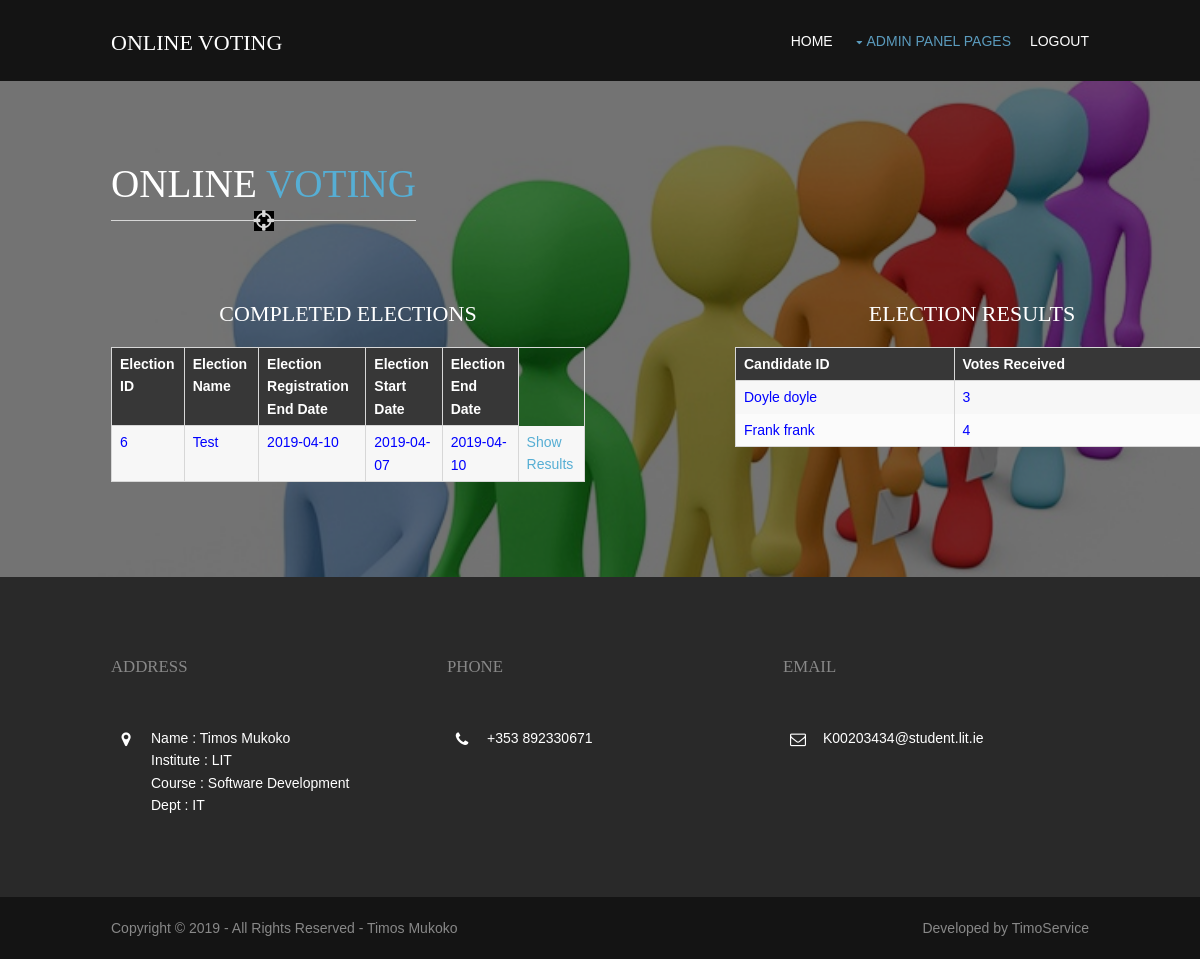
The page /admin/results.php?election_id=6 (signed in) on the database its author committed.
### tables this page shows
CREATE TABLE `tbelections` (
  `election_id` int(11) NOT NULL AUTO_INCREMENT,
  `election_name` varchar(255) NOT NULL,
  `reg_date` date NOT NULL,
  `start_date` date NOT NULL,
  `end_date` date NOT NULL,
  `status` enum('S','F','P','C') NOT NULL,
  PRIMARY KEY (`election_id`)
);

### admin/results.php (the view, shortened to what this page needs)
<?php
 $mysqli = new mysqli("localhost", "root", "", "poll3");
    ?>
<!DOCTYPE html>
<html>
<head>
<link href="layout/styles/layout.css" rel="stylesheet" type="text/css" media="all">
</head>
<body id="top">
<div class="wrapper row1">
  <header id="header" class="hoc clear">
    <div id="logo" class="fl_left">
      <h1><a href="index.php">ONLINE VOTING</a></h1>
    </div>
    <nav id="mainav" class="fl_right">
       <ul class="clear">
        <li ><a href="admin.php">Home</a></li>
        <li  class="active"><a class="drop" href="#">Admin Panel Pages</a>
        </li>
        <li><a href="logout.php">Logout</a></li>
      </ul>
    </nav>
  </header>
</div>
<div class="wrapper bgded overlay" style="background-image:url('images/demo/backgrounds/background1.jpg');">
  <section id="testimonials" class="hoc container clear">
    <h2 class="font-x3 uppercase btmspace-80 underlined"> Online <a href="#">Voting</a></h2>
    <ul class="nospace group">
      <li class="one_half first">
        <table border="0" width="100%" align="center">
            <CAPTION><h3>COMPLETED ELECTIONS</h3></CAPTION>
            <tr>
            <th>Election ID</th>
            <th>Election Name</th>
            <th>Election Registration End Date</th>
            <th>Election Start Date</th>
            <th>Election End Date</th>
            </tr>
            <?php
                $result = $mysqli->query("SELECT * FROM tbelections WHERE status = 'F'");
                while ($row = mysqli_fetch_array($result)){
                echo "<tr>";
                echo "<td style='color:#0000ff'>" . $row['election_id']."</td>";
                echo "<td style='color:#0000ff'>" . $row['election_name']."</td>";
                echo "<td style='color:#0000ff'>" . $row['reg_date']."</td>";
                echo "<td style='color:#0000ff'>" . $row['start_date']."</td>";
                echo "<td style='color:#0000ff'>" . $row['end_date']."</td>";
                echo '<td><a href="results.php?election_id=' . $row['election_id'] .'">Show Results</a></td>';
                echo "</tr>";
                }
            ?>
        </table>
      </li>
      <li class="one_half">
      <?php if (isset($_GET['election_id'])) {
       $election_id = $_GET['election_id'];
       $result = $mysqli->query("SELECT * FROM tbcandidates WHERE election_id = '$election_id'");
       $name = [];
       $votes = [];
       $i=-1;
       while ($row = mysqli_fetch_array($result)){
            $candidate = $row['candidate_id'];
            $election = $row['election_id'];
            $res = $mysqli->query("SELECT * FROM tbmembers WHERE member_id = '$candidate'");
            while ($r = mysqli_fetch_array($res)){
                $name[++$i] = $r['first_name'].' '.$r['last_name'];
            }
            $res2 = $mysqli->query("SELECT * FROM tbvote WHERE election_id = '$election' AND candidate_id = '$candidate'");
            $votes[$i] = mysqli_num_rows($res2);
        }
        ?><table border="0" width="100%" align="center" style="margin-left: 120px">
            <CAPTION><h3>ELECTION RESULTS</h3></CAPTION>
            <tr>
            <th>Candidate ID</th>
            <th>Votes Received</th>
            </tr>
            <?php
                for($j=0;$j<=$i;$j++){
                    echo "<tr>";
                    echo "<td style='color:#0000ff'>" . $name[$j]."</td>";
                    echo "<td style='color:#0000ff'>" . $votes[$j]."</td>";
                    echo "</tr>";
                }
            ?>
        </table>
        <?php } ?>
      </li>
    </ul>
  </section>
</div>
<?php include 'footer.php'; ?>

### admin/layout/styles/layout.css (style rules this page uses)
#header { padding:30px 0 0 0; }
#header #logo h1 { margin:0; padding:0; font-size:22px; text-transform:uppercase; }
.container { padding:80px 0; }
#testimonials li:last-child { margin-bottom:0; }
*, *::before, *::after { transition:all .3s ease-in-out; }
nav ul, nav ol { margin:0; padding:0; list-style:none; }
#mainav, #breadcrumb, .sidebar nav { line-height:normal; }
#mainav .drop::after, #mainav li li .drop::after, #breadcrumb li a::after, .sidebar nav a::after { position:absolute; font-family:"FontAwesome"; font-size:10px; line-height:10px; }
#mainav ul.clear { margin-top:3px; }
#mainav ul { text-transform:uppercase; }
#mainav li { display:inline-block; position:relative; margin:0 15px 0 0; padding:0; }
#mainav li:last-child { margin-right:0; }
#mainav li a { display:block; padding:0 0 32px 0; }
#mainav .drop { padding-left:15px; }
#mainav .drop::after, #mainav li li .drop::after { content:"\f0d7"; }
#mainav .drop::after { top:5px; left:5px; }
table, th, td { border:1px solid; border-collapse:collapse; vertical-align:top; }
table, th { table-layout:auto; }
table { width:100%; margin-bottom:15px; }
th, td { padding:5px 8px; }
td { border-width:0 1px; }
body { color:#888888; background-color:#141414; }
a { color:#56AED4; }
.overlay { color:#FFFFFF; background-color:inherit; }
.overlay::after { color:inherit; background-color:rgba(0,0,0,.55); }
.underlined::before { background-color:#D7D7D7; }
.underlined::after { color:#D7D7D7; background-color:#FFFFFF; }
.bgded .underlined::after { background-color:#000000; }
.row1 { color:#FFFFFF; background-color:#141414; }
#header #logo * { color:inherit; }
#mainav li a { color:inherit; }
#mainav .active a, #mainav a:hover, #mainav li:hover > a { color:#5B9BBD; background-color:inherit; }
table, th, td, #comments .avatar, #comments input, #comments textarea { border-color:#D7D7D7; }
th { color:#FFFFFF; background-color:#373737; }
tr, #comments li, #comments input[type="submit"], #comments input[type="reset"] { color:inherit; background-color:#FBFBFB; }
tr:nth-child(even), #comments li:nth-child(even) { color:inherit; background-color:#F7F7F7; }
table a, #comments a { background-color:inherit; }
@media screen and (min-width:978px) { .hoc { max-width:978px; } }

### admin/layout/styles/framework.css (style rules this page uses)
html { overflow-y:scroll; overflow-x:hidden; }
html, body { margin:0; padding:0; font-size:14px; line-height:1.6em; }
*, *::before, *::after { box-sizing:border-box; }
.uppercase { text-transform:uppercase; }
.nospace { margin:0; padding:0; list-style:none; }
.overlay { position:relative; z-index:1; }
.overlay::after { display:block; position:absolute; top:0; left:0; width:100%; height:100%; content:""; z-index:-1; }
.bgded { background-position:top center; background-repeat:no-repeat; background-size:cover; }
.clear, .group { display:block; }
.clear::before, .clear::after, .group::before, .group::after { display:table; content:""; }
.clear, .clear::after, .group, .group::after { clear:both; }
a { outline:none; text-decoration:none; }
.fl_left, .imgl { float:left; }
.fl_right, .imgr { float:right; }
body, input, textarea, select { font-family:Verdana, Geneva, sans-serif; }
h1, h2, h3, h4, h5, h6, .heading { font-family:Georgia, "Times New Roman", Times, serif; }
h1, h2, h3, h4, h5, h6, .heading { margin:0 0 20px 0; font-size:22px; line-height:normal; font-weight:normal; text-transform:capitalize; }
.underlined { display:inline-block; position:relative; padding-bottom:15px; z-index:1; }
.underlined::before, .underlined::after { display:block; position:absolute; bottom:0; width:100%; height:1px; content:""; }
.underlined::after { bottom:-10px; left:50%; width:20px; height:20px; line-height:20px; margin-left:-10px; font-family:"FontAwesome"; font-size:24px; content:"\f05b"; text-align:center; }
.font-x3 { font-size:2.8rem; }
.wrapper { display:block; width:100%; margin:0; padding:0; text-align:left; word-wrap:break-word; }
.hoc { display:block; margin:0 auto; }
address, article, aside, figcaption, figure, footer, header, main, nav, section { display:block; margin:0; padding:0; }
.one_half, .one_third, .two_third, .one_quarter, .two_quarter, .three_quarter { display:inline-block; float:left; margin:0 0 0 3.06748466257669%; list-style:none; }
.first { margin-left:0; clear:left; }
.one_half, .two_quarter { width:48.46625766871166%; }
.btmspace-80 { margin-bottom:80px; }

### rows shown on the page
tbelections: election_id "6", election_name "Test", reg_date "2019-04-10", start_date "2019-04-07", end_date "2019-04-10"

### other values the page prints
$name[$j] "Doyle doyle"
$votes[$j] "3"
$name[$j] "Frank frank"
$votes[$j] "4"
